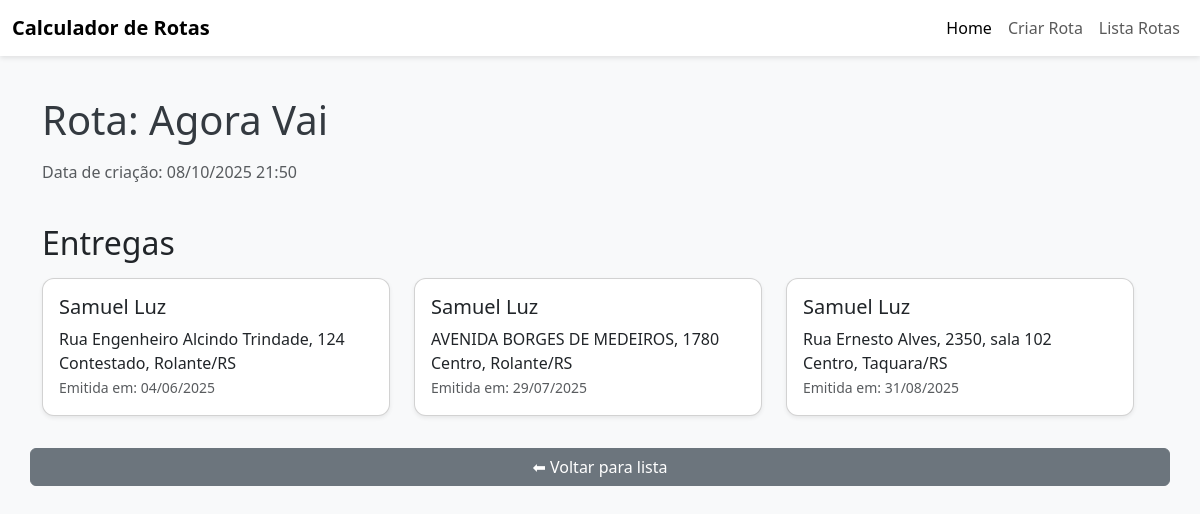
The page /rotas/detalhes/30/ on the database its author committed.
### rotas/models/rota.py (models this page shows, shortened)
class Rota(models.Model):
    nome = models.CharField(max_length=100)
    data_criacao = models.DateTimeField(auto_now_add=True)
    entregas = models.ManyToManyField('Entrega', related_name='rotas')

### rotas/models/entrega.py (models this page shows, shortened)
class Entrega(models.Model):
    nome = models.CharField(max_length=100)
    endereco = models.CharField(max_length=100)
    bairro = models.CharField(max_length=100)
    cep = models.CharField(max_length=100)
    cidade = models.CharField(max_length=100)
    uf = models.CharField(max_length=100)
    data_emissao = models.DateField()
    data_adicao = models.DateField(auto_now_add=True)

### rotas/views/rota.py (the view)
# urls.py: path('detalhes/<int:rota_id>/', views.detalhes_rota, name='detalhes_rota'),
def detalhes_rota(request, rota_id):
    rota = get_object_or_404(Rota, id=rota_id)
    entregas = rota.entregas.all()
    return render(request, 'rotas/detalhes_rota.html', {'rota': rota, 'entregas': entregas})

### rotas/templates/rotas/detalhes_rota.html
{% extends 'menu.html' %}
{% block conteudo %}
<h1 class="mb-3">Rota: {{ rota.nome }}</h1>
<p class="text-muted">Data de criação: {{ rota.data_criacao|date:"d/m/Y H:i" }}</p>
<h2 class="mt-4 mb-3">Entregas</h2>
{% if entregas %}
<div class="row">
  {% for entrega in entregas %}
  <div class="col-md-6 col-lg-4">
    <div class="card mb-3 shadow-sm">
      <div class="card-body">
        <h5 class="card-title">{{ entrega.nome }}</h5>
        <p class="card-text">
          {{ entrega.endereco }}<br>
          {{ entrega.bairro }}, {{ entrega.cidade }}/{{ entrega.uf }}<br>
          <small class="text-muted">Emitida em: {{ entrega.data_emissao|date:"d/m/Y" }}</small>
        </p>
      </div>
    </div>
  </div>
  {% endfor %}
</div>
{% else %}
<p class="text-muted">Nenhuma entrega cadastrada nesta rota.</p>
{% endif %}
<a href="{% url 'rotas:listar_rotas' %}" class="btn btn-secondary mt-3">⬅ Voltar para lista</a>
{% endblock %}

### templates/base.html (style rules this page uses)
body { background-color: #f8f9fa; font-family: 'Segoe UI', Tahoma, Geneva, Verdana, sans-serif; }
h1 { margin-bottom: 30px; color: #343a40; }
.card { margin-bottom: 20px; border-radius: 12px; box-shadow: 0 3px 8px rgba(0,0,0,0.1); transition: transform 0.2s; }

### rows shown on the page
Rota: nome "Agora Vai", data_criacao "08/10/2025 21:50"
Entrega: nome "Samuel Luz", endereco "Rua Engenheiro Alcindo Trindade, 124", bairro "Contestado", cidade "Rolante", uf "RS", data_emissao "04/06/2025"
Entrega: nome "Samuel Luz", endereco "AVENIDA BORGES DE MEDEIROS, 1780", bairro "Centro", cidade "Rolante", uf "RS", data_emissao "29/07/2025"
Entrega: nome "Samuel Luz", endereco "Rua Ernesto Alves, 2350, sala 102", bairro "Centro", cidade "Taquara", uf "RS", data_emissao "31/08/2025"
